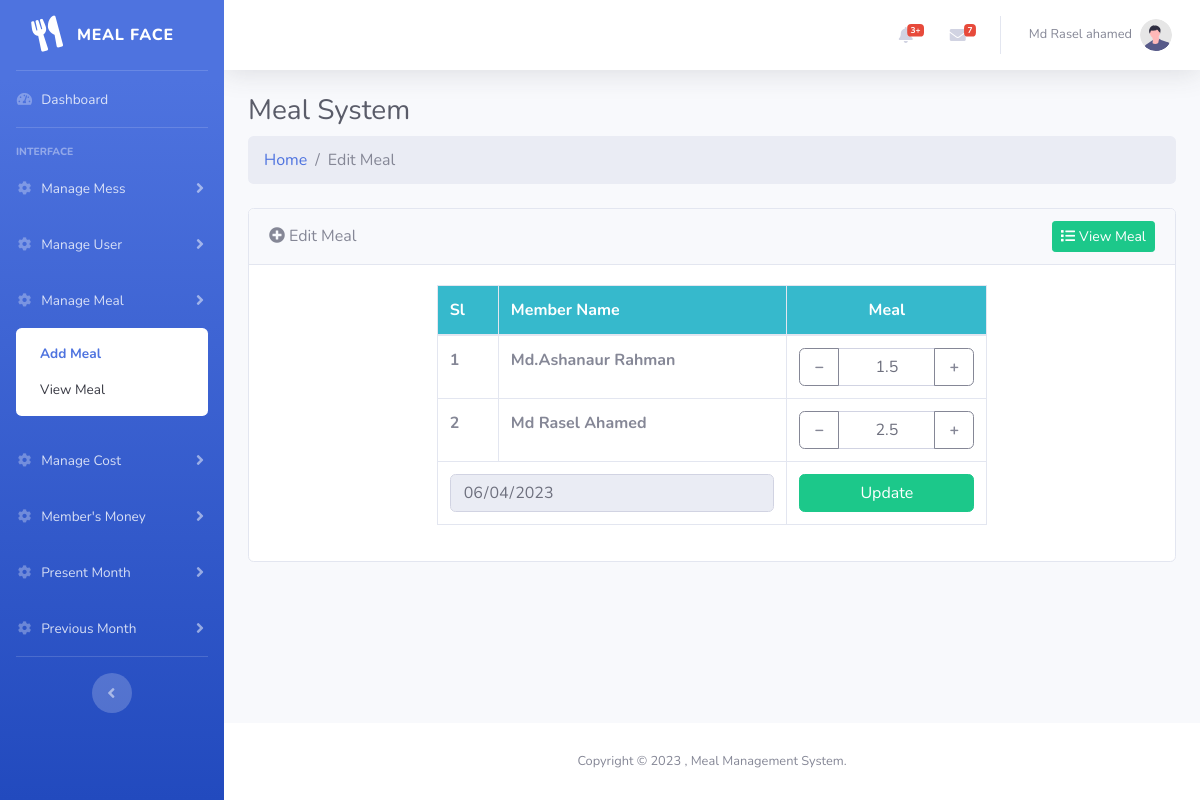
/backend/add-meal.php?meal-date=2023-06-04 (signed in), run on an earlier commit of the app's database.
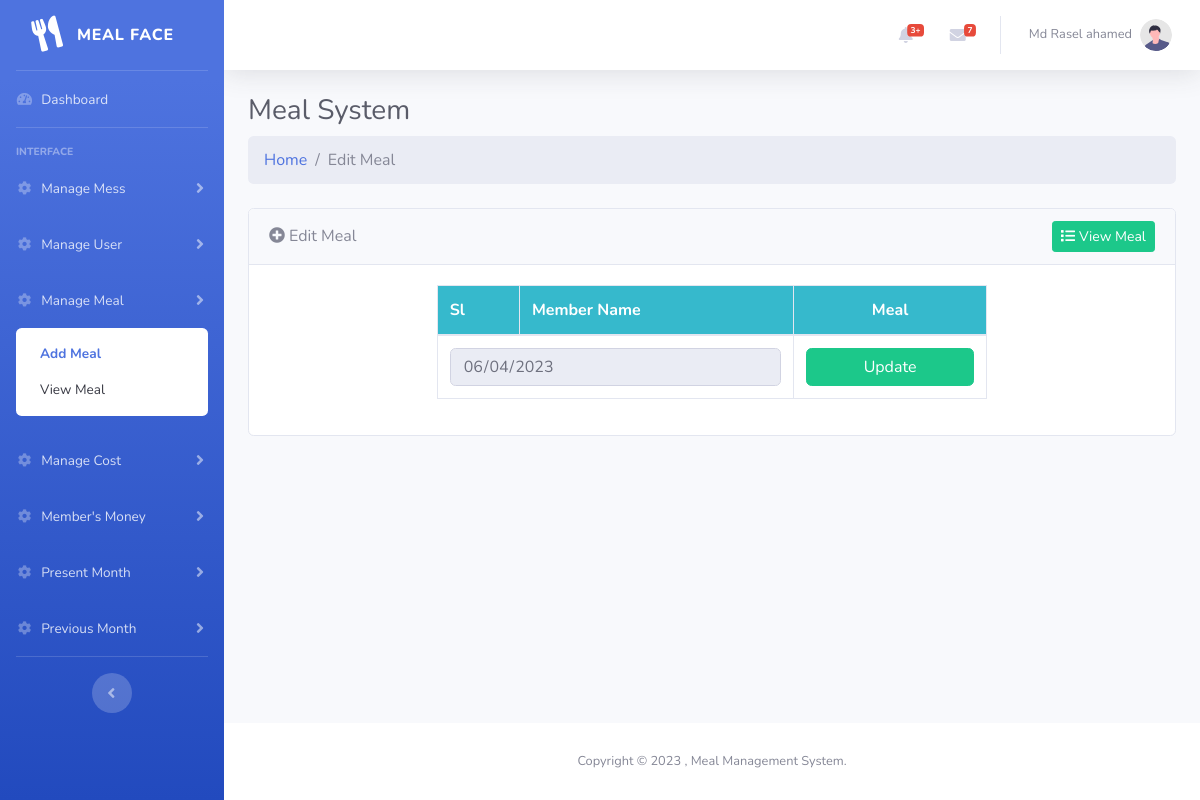
And on a later commit of the database.
### tables this page shows
CREATE TABLE `meals` (
  `meal_id` int(11) NOT NULL,
  `user_id` int(11) DEFAULT NULL,
  `mess_id` int(11) DEFAULT NULL,
  `meal` double DEFAULT NULL,
  `meal_date` date DEFAULT NULL,
  `created_by` int(11) DEFAULT NULL,
  `created_at` datetime NOT NULL DEFAULT current_timestamp()
);

CREATE TABLE `users` (
  `user_id` int(11) NOT NULL,
  `user_name` varchar(255) NOT NULL,
  `user_role` varchar(255) NOT NULL DEFAULT 'member',
  `user_mobile` varchar(255) DEFAULT NULL,
  `user_email` varchar(255) DEFAULT NULL,
  `user_password` varchar(255) NOT NULL,
  `mess_id` int(11) DEFAULT NULL
);

### backend/controller/main.php (called while the page is built, shortened)
<?php
    class Main{
        protected $host = "localhost";
        protected $user = "root";
        protected $pass = "";
        protected $db = "php_meal";
        protected $con;
        public function __construct(){
            if(!isset($this->con)){
                $this->con = new mysqli($this->host,$this->user,$this->pass,$this->db);
            }
            return $this->con;
        }
        public function getMealByDate($messId,$date){
            $this->sql = "SELECT meals.*,users.user_name as username FROM meals INNER JOIN users ON users.user_id = meals.user_id WHERE meals.mess_id = '$messId' AND meals.meal_date = '$date'";
            $this->result = $this->con->query($this->sql);
            if($this->result == true){
                return $this->result;
            }else{
                echo "error";
            }
        }
    }
?>

### backend/add-meal.php (the view, shortened to what this page needs)
<?php
    include "inc/header.php";
    $obj = new Main();
    $messId = $_SESSION['mess_id'];
    $shuter = false;
    if(isset($_GET['meal-date'])){
        $shuter = true;
        $meal_date = $_GET['meal-date'];
        $MealData = $obj->getMealByDate($messId,$meal_date);
    }
?>
<div class="container-fluid">
    <div class="d-sm-flex align-items-center justify-content-between mb-2">
        <h3 class="h3 mb-0 text-gray-800">Meal System</h3>
    </div>
    <ol class="breadcrumb mb-4">
        <li class="breadcrumb-item"><a href="index.php">Home</a></li>
        <li class="breadcrumb-item active">
            <?php
            if($shuter == true){
                echo "Edit Meal";
            }else{
                echo "Add Meal";
            }
        ?>
        </li>
    </ol>
    <div class="card mb-4">
        <div class="card-header d-flex justify-content-between align-items-center">
            <span><i class="fas fa-plus-circle mr-1"></i><?php
            if($shuter == true){
                echo "Edit Meal";
            }else{
                echo "Add Meal";
            }
        ?></span>
            <small class="d-sm-block"><a href="view-meal.php" class="btn btn-success btn-sm"><i
                        class="fas fa-list mr-1"></i>View Meal</a></small>
        </div>
        <div class="card-body">
            <div class="container">
                <div class="row">
                    <div class="col-md-8 col-sm-12 m-auto">
                        <?php
                            if($shuter == true){
                                ?>
                        <form action="action/meal/update.php" method="POST">
                            <table class="table table-bordered">
                                <thead class="bg-info text-white">
                                    <tr>
                                        <th>Sl</th>
                                        <th>Member Name</th>
                                        <th class="text-center">Meal</th>
                                    </tr>
                                </thead>
                                <tbody>
                                    <?php
                                        if($MealData->num_rows>0){
                                            $si = 1;
                                            while($row = $MealData->fetch_object()){
                                                ?>
                                    <tr>
                                        <th><?php echo $si; ?></th>
                                        <th class="text-capitalize">
                                            <?php echo $row->username; ?>
                                        </th>
                                        <th class="text-center" style="width: 200px">
                                        </th>
                                    </tr>
                                    <?php
                                            $si++;
                                            }
                                        }
                                    ?>
                                </tbody>
                                <tfoot>
                                    <tr>
                                        <td colspan="2">
                                            <input type="date" name="date" class="form-control"
                                                value="<?php echo $meal_date;?>" readonly />
                                        </td>
                                        <td class="text-right">
                                            <button class="btn btn-success w-100 d-block" type="submit">Update</button>
                                        </td>
                                    </tr>
                                </tfoot>
                            </table>
                        </form>
                        <?php
                            }
                        ?>
                    </div>
                </div>
            </div>
        </div>
    </div>
</div>
<?php include "inc/footer.php"; ?>

What changed in the data, as far as the page shows it:
removed meals: user.user_name "Md.Ashanaur Rahman"
removed meals: user.user_name "Md Rasel Ahamed"
